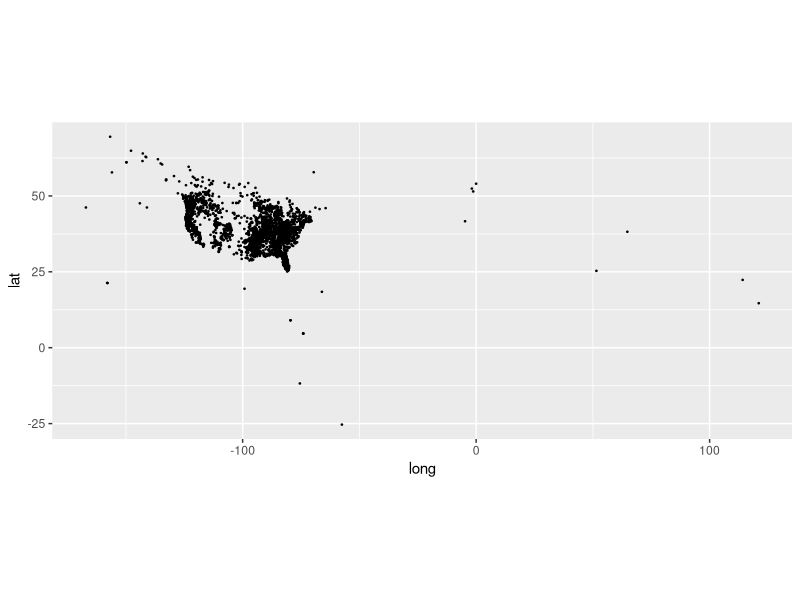
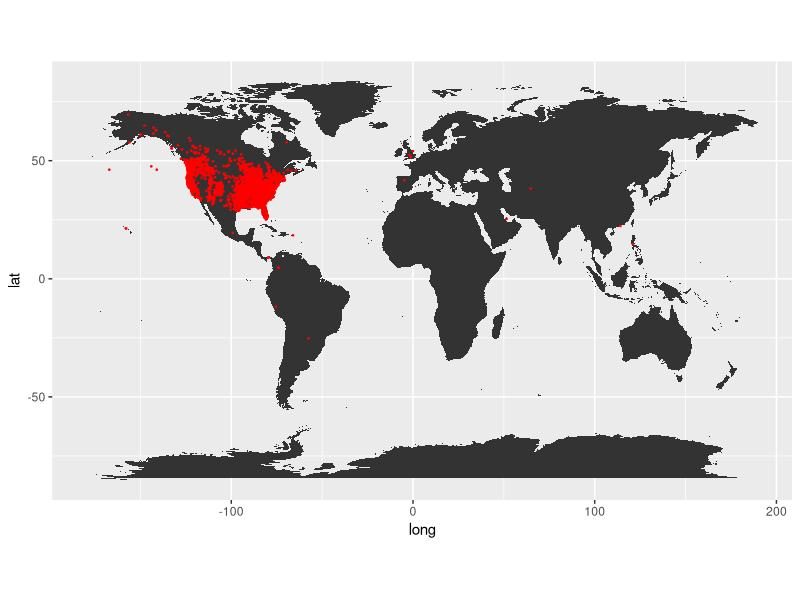
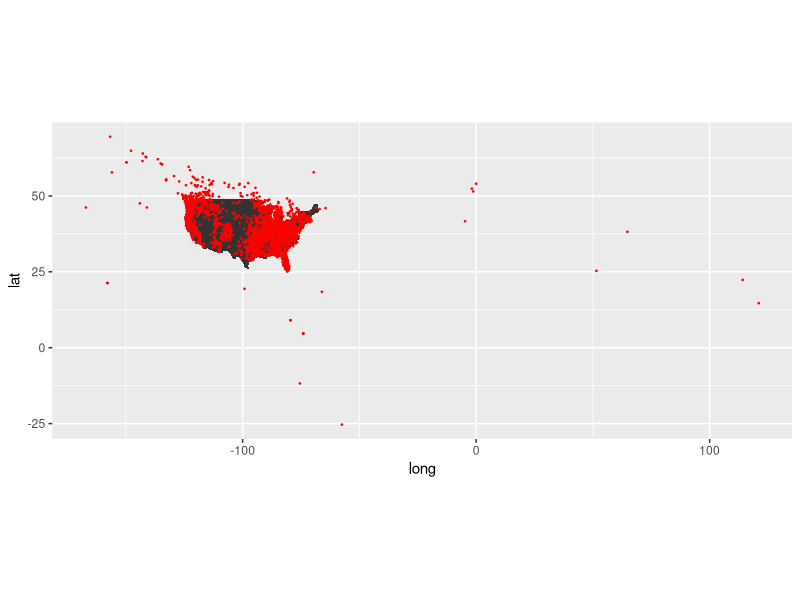
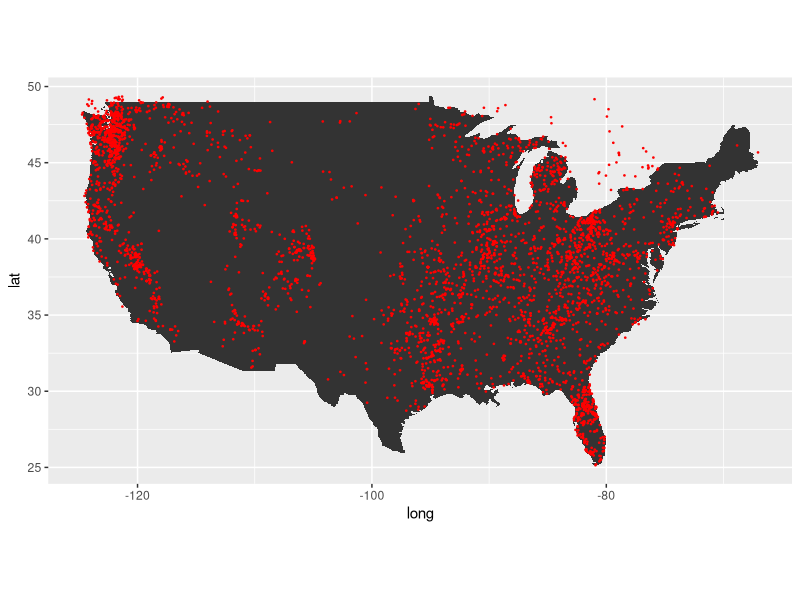

Here is the R script that generated these plots, in order: (Note: this script raises an error after producing the figures.)
## ---- chunk 1
knitr::opts_chunk$set(echo = TRUE)
library(ggplot2)
library(tidyr)
library(dplyr)
library(maps)
library(mapproj)
library(sf)
## ---- chunk 2
bigfoot = read.csv('Bigfoot_Sightings.csv') %>%
  select(long=X, lat=Y, time=TimeWhen)
str(bigfoot)
## ---- chunk 3
ggplot(bigfoot, aes(long, lat)) + 
  geom_point(size = .25, show.legend = FALSE) +
  coord_fixed(1.3)
## ---- chunk 4
world_map = map_data("world")
ggplot(bigfoot, aes(x = long, y = lat))+
  geom_map(data = world_map, map = world_map, aes(map_id=region))+
  expand_limits(x = world_map$long, y = world_map$lat)+
  geom_point(size=0.25, color = "red") +
  coord_fixed(1.3)
## ---- chunk 5
us_map = map_data("state")
ggplot(bigfoot, aes(x = long, y = lat))+
  geom_map(data = us_map, map = us_map, aes(map_id=region))+
  geom_point(size=0.25, color = "red") +
  coord_fixed(1.3)
## ---- chunk 6
filtered_data <- bigfoot %>%
  filter(lat >= 24.4 &
         lat <= 49.4 &
         long >= -125.0 &
         long <= -66.9)
fewPoints = filtered_data


ggplot(filtered_data, aes(x = long, y = lat))+
  geom_map(data = us_map, map = us_map, aes(map_id=region))+
  geom_point(size=0.25, color = "red")+
  coord_fixed(1.3)
## ---- chunk 7
library(rnaturalearth)
library(maps)
lonlat_to_state <- function(fewPoints,
                            states = spData::us_states,
                            name_col = "NAME") {
    ## Convert points data.frame to an sf POINTS object
    pts <- st_as_sf(fewPoints, coords = 1:2, crs = 4326)

    ## Transform spatial data to some planar coordinate system
    ## (e.g. Web Mercator) as required for geometric operations
    states <- st_transform(states, crs = 3857)
    pts <- st_transform(pts, crs = 3857)

    ## Find names of state (if any) intersected by each point
    state_names <- states[[name_col]]
    ii <- as.integer(st_intersects(pts, states))
    state_names[ii]
}
us_states_ne <- ne_states(country = "United States of America",
                          returnclass = "sf")
data_with_states<- fewPoints |> mutate(state = tolower(lonlat_to_state(fewPoints, states = us_states_ne, name_col = "name")))
data_with_states = data_with_states |> filter(!is.na(state))
summarizedData = data_with_states |> group_by(state) |> summarize(totalSightings = n()) |> ungroup()
ggplot(data_with_states, aes(x = long, y = lat))+
  geom_map(data = us_map, map = us_map, aes(map_id=region))+
  geom_point(size=0.25, color = "red")+
  xlim(-126,-60)+
  ylim(24.4,49.4)+
  coord_fixed(1.3)


data_with_states = data_with_states |> merge(summarizedData,by="state")

ggplot(data_with_states, aes(map_id = state))+
  geom_map(aes(fill = totalSightings), map = us_map)+
expand_limits(x = us_map$long, y=us_map$lat)+
  coord_fixed(1.3)
## ---- chunk 8
#Source: https://ggplot2.tidyverse.org/reference/geom_map.html
ggplot(data_with_states, aes(map_id = state))+
  geom_map(aes(fill = totalSightings), map = us_map)+
expand_limits(x = us_map$long, y=us_map$lat)+
  coord_sf(
     crs = 5070, default_crs = 4326,
     xlim = c(-125, -70), ylim = c(25, 52)
   )
## ---- chunk 9
washington_data <- data_with_states %>%
  filter(state == "washington")
washington_map <- map_data("state", region = "washington")
ggplot(washington_data, aes(x = long, y = lat)) +
  geom_map(data = washington_map, map = washington_map, aes(map_id = region)) +
  geom_point(size = 0.25, color = "red") +
  expand_limits(x = washington_map$long, y=washington_map$lat)+
  coord_fixed(1.3)
